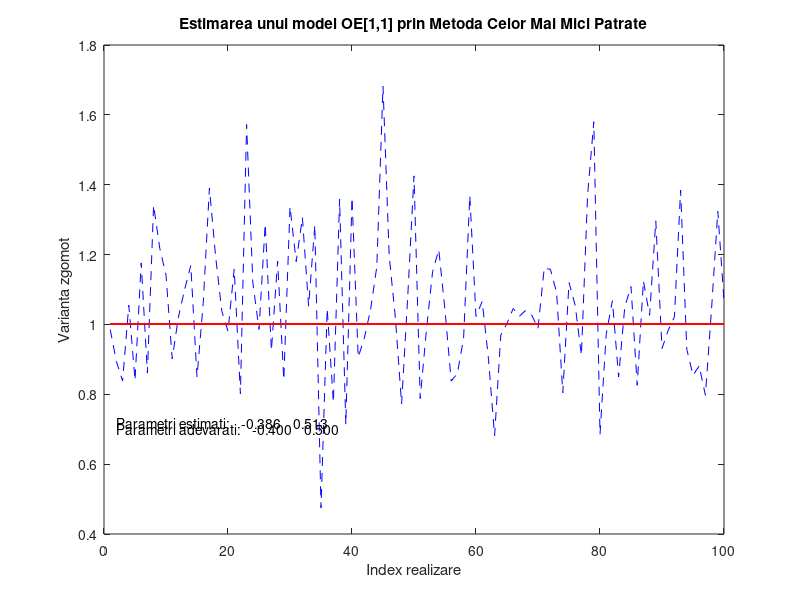

MATLAB code to generate this figure:
%% Radoi Constantin-Iulian
%% 341A2
%% Tema 5 IS - MCMMP


%% OE11
%% Verificarea aplicarii MCMMP pentru identificarea parametrica a modelelor OE[1,1]

function [A_med, B_med, lambda] = lab5_OE11(A,B,N,nr)
    % Verificarea corectitudinii parametrilor de apel ai rutinei
    if (nargin < 4 || isempty(nr))
        nr = 100;
    end
    if (nargin < 3 || isempty(N))
        N = 100;
    end
    if (nargin < 2 || isempty(B))
        B = 0.5;
    end
    if (nargin < 1 || isempty(A))
        A = -0.4;
    end
    
    B = [0 B];
    A = [1 A];
    
    %TODO check A, B stability
       
    % constante si variabile
    lambdaVar = 1;
    A_salvat = zeros(nr,1);
    B_salvat = zeros(nr,1);
    lambda = zeros(nr,1);
%     
    % 2. Generare de date
    U = sign(randn(N,nr));              % matrice de semnale de intrare spab ( cu valori 1 si -1) de dimensiune N x nr
    E1 = lambdaVar * randn(N,nr);        % matrice de semnale de perturbatii cu varianta unitara, de dimensiune N x nr
    Y = filter(B,A,U) + filter(1,1,E1);  % matrice de semnale de iesire de dimensiune N x nr (aplicarea functiei filter ) = Yi + v
    Y2 = E1 - Y;
    % 3. Implementare MCMMP pentru ARX[1,1] – se aplica functia xcov
    %   a. Estimarea parametrilor, folosind nr realizari (prin mediere)
    
    for i = 1 : nr
       [ry2,K] = xcov(Y2(:,i),'biased');  % calculam covarianta ry si pivotului K, iar 'biased' calculeaza (1/N) * SUMA(...)
       ry2 = ry2(K>=0);                   % luam doar elementele mai mari ca 0
       
       [ru,K] = xcov(U(:,i),'biased');  % calculam covarianta ru si pivotului K, iar 'biased' calculeaza (1/N) * SUMA(...)
       ru = ru(K>=0);                   % luam doar elementele mai mari ca 0
       
       [ruy,K] = xcov(U(:,i),Y(:,i),'biased');
       ruy = ruy(K>=-1);
        
       [ry2u,K] = xcov(Y2(:,i),U(:,i),'biased');
       ry2u = ry2u(K>=0);
       
       [ruy2,K] = xcov(U(:,i),Y2(:,i),'biased');
       ruy2 = ruy2(K>=0);

       [ry2y,K] = xcov(Y2(:,i),Y(:,i),'biased');
       ry2y = ry2y(K>=-1);

       R = [ry2(1) ry2u(1); 
            ruy2(1) ru(1)];
       r = [ry2y(1); 
            ruy(1)];

       teta = R\r;                            % inv(R) * r
     
       A_salvat(i) = teta(1); % salvare pentru mediere in afara forului
       B_salvat(i) = teta(2);
       
       % b. Estimarea zgomotului alb si a dispersiei.

       eroare = Y2(:,i) - [0 0;
                           -Y2(1:(N-1),i) U(1:(N-1),i)] * teta;

       lambda(i) = norm(eroare) / sqrt(N-2);          
        
       
    end
    A_med = mean(A_salvat); % medierea estimarilor
    B_med = mean(B_salvat);
    
    % c. Afisare pe acelasi grafic: parametrii adevarati, parametrii estimimati, dispersia z.a. la fiecare realizare.
    figure;
    plot(lambda.^2, '--b'); % dispersia la fiecare realizare
    hold on;
    plot(ones(100),'r');    
    hold off;
    text(2,0.7,['Parametri adevarati: ' sprintf('%9.3f', [A(2) B(2)])]);     % parametri adevarati
    text(2,0.72,['Parametri estimati: ' sprintf('%9.3f', [A_med B_med])]);   % parametri adevarati
    title('Estimarea unui model OE[1,1] prin Metoda Celor Mai Mici Patrate');
    xlabel('Index realizare');
    ylabel('Varianta zgomot');
    
end
